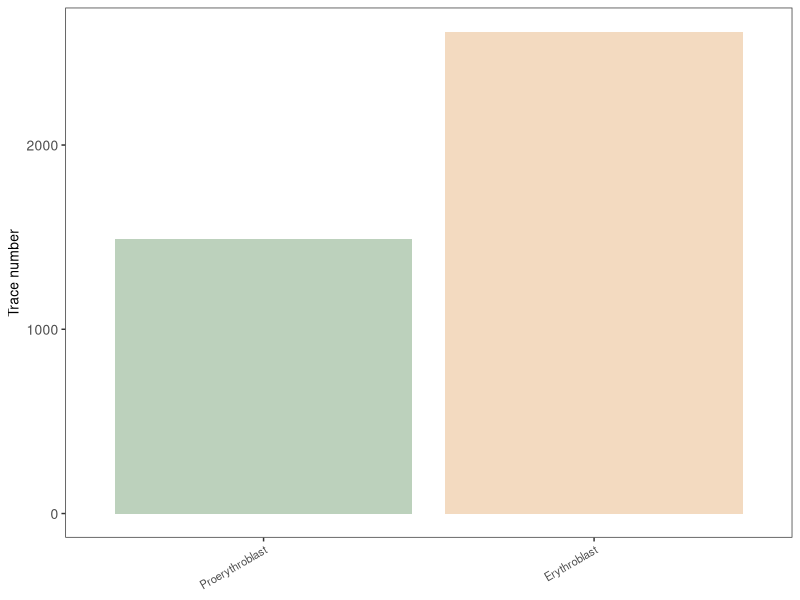

Generate this figure with R:

#######################################################
###### bar plot. show the trace number in erythroblast and proerythroblast
########################################################
library(ggplot2)
library(grid)
library(gridExtra)
data <- data.frame(
  Category = c('Proerythroblast', 'Erythroblast'),  
  Value = c(1490, 2615) ## number from the data statistics 
)
data$Category <- factor(data$Category, levels = c( 'Proerythroblast', 'Erythroblast'))

pdf(paste0('f2a_tracenum.pdf'), width = 1.2, height = 2.1)
ggplot(data, aes(x = Category, y = Value, fill = Category)) +
  geom_bar(stat = "identity") +
  scale_fill_manual(values = c(Proerythroblast="#bcd1bc",  Erythroblast="#f3dac0")) +
  labs(x = NULL, y = "Trace number", fill=NULL) +
  theme_bw()+
  theme(legend.position = "none",
        axis.text.x = element_text(angle = 30, hjust = 1),
        panel.grid.major = element_blank(),  
        panel.grid.minor = element_blank(),
        axis.text.y = element_text(size=10),
        text=element_text(size=10))
dev.off()
